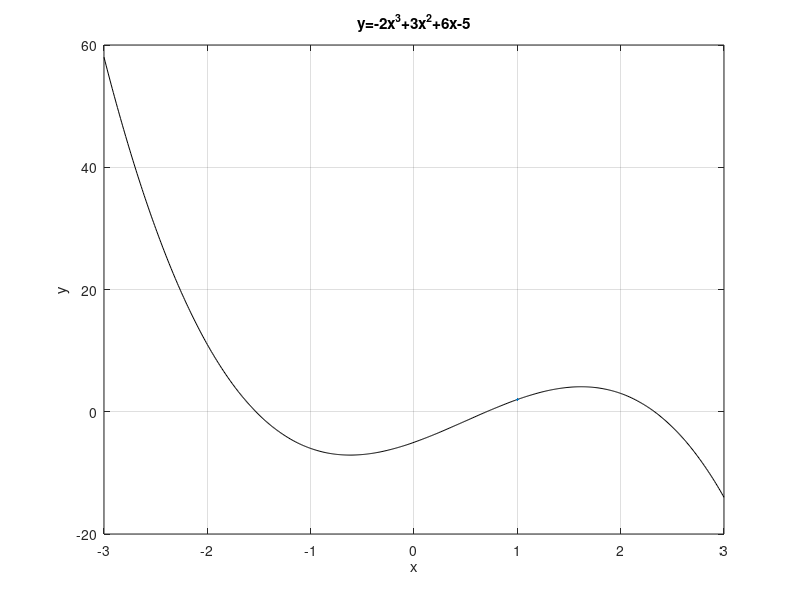

Write the MATLAB code that produced this figure.
x = -3:0.01:3;
coefficients = [-2, 3, 6, -5];
y = polyval(coefficients, x);

figure(1)
plot(x, y, "k", LineWidth = 2)
grid on
title("y=-2x^{3}+3x^{2}+6x-5")
xlabel("x")
ylabel("y")
